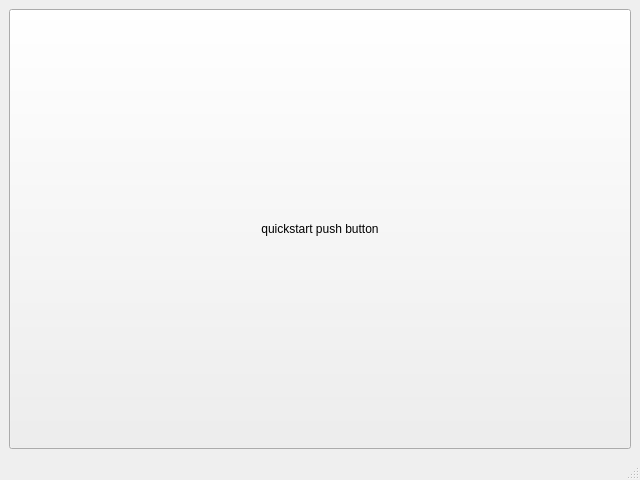
<?xml version="1.0" encoding="UTF-8"?>
<ui version="4.0">
 <class>MainWindow</class>
 <widget class="QMainWindow" name="MainWindow">
  <property name="geometry">
   <rect>
    <x>0</x>
    <y>0</y>
    <width>640</width>
    <height>480</height>
   </rect>
  </property>
  <property name="sizePolicy">
   <sizepolicy hsizetype="Expanding" vsizetype="Expanding">
    <horstretch>0</horstretch>
    <verstretch>0</verstretch>
   </sizepolicy>
  </property>
  <property name="windowTitle">
   <string>MainWindow</string>
  </property>
  <widget class="QWidget" name="centralwidget">
   <layout class="QHBoxLayout" name="horizontalLayout">
    <item>
     <widget class="QPushButton" name="pushButton">
      <property name="sizePolicy">
       <sizepolicy hsizetype="Expanding" vsizetype="Expanding">
        <horstretch>0</horstretch>
        <verstretch>0</verstretch>
       </sizepolicy>
      </property>
      <property name="text">
       <string>quickstart push button</string>
      </property>
      <property name="shortcut">
       <string>Ctrl+1</string>
      </property>
     </widget>
    </item>
   </layout>
  </widget>
  <widget class="QMenuBar" name="menubar">
   <property name="geometry">
    <rect>
     <x>0</x>
     <y>0</y>
     <width>640</width>
     <height>22</height>
    </rect>
   </property>
  </widget>
  <widget class="QStatusBar" name="statusbar"/>
 </widget>
 <resources/>
 <connections>
  <connection>
   <sender>pushButton</sender>
   <signal>clicked()</signal>
   <receiver>MainWindow</receiver>
   <slot>close()</slot>
   <hints>
    <hint type="sourcelabel">
     <x>319</x>
     <y>240</y>
    </hint>
    <hint type="destinationlabel">
     <x>319</x>
     <y>239</y>
    </hint>
   </hints>
  </connection>
 </connections>
</ui>
